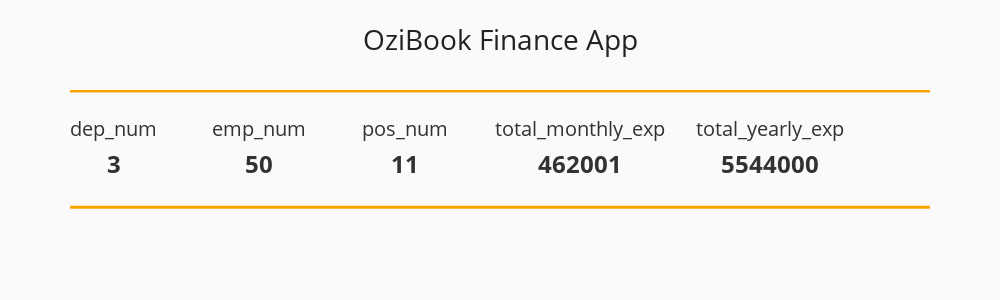

Notebook code for this chart:
### Markdown cell above
# 1

### Code cell
department_num =len(df.groupby('department').size())
employees_num = sum(df['number_of_employees'])
positions_num = len(df.groupby('position').size())
total_monthly_expense = sum(df['total_monthly_salary'])
total_yearly_expense = sum(df['yearly_salary'])

fig0=go.Figure()
fig0.add_trace(go.Scatter(
    x=[0,1,2,3.2,4.5,5.5],
    y=[1.7, 1.7, 1.7, 1.7, 1.7, 1.7],
    mode="text",
    text=["dep_num","emp_num","pos_num", "total_monthly_exp", "total_yearly_exp"],
    textposition="bottom center"
))
fig0.add_trace(go.Scatter(
    x=[0,1,2,3.2,4.5,5.5],
    y=[1.1, 1.1, 1.1, 1.1, 1.1, 1.1],
    mode="text", 
    text=["<span style='font-size:24px'><b>"+ str(department_num) +"</b></span>", 
          "<span style='font-size:24px'><b>"+ str(employees_num) +"</b></span>",
          #"<span style='font-size:24px'><b>"+ str(interns_num ) + "</b></span>",
          "<span style='font-size:24px'><b>"+ str(positions_num ) + "</b></span>",
          "<span style='font-size:24px'><b>"+ str(total_monthly_expense ) + "</b></span>",
          "<span style='font-size:24px'><b>"+ str(total_yearly_expense ) + "</b></span>"],
         # "<span style='font-size:24px'><b>17</b></span>"],
    textposition="bottom center"
))
fig0.add_hline(y=2.2, line_width=5, line_color='orange')
fig0.add_hline(y=0.3, line_width=3, line_color='orange')
fig0.add_trace(go.Scatter(
    x=[2.5],
    y=[-0.2],
    mode="text",
    #text=["<span style='font-size:18px'><b>The date of data is  from " + first_date + " to " + last_date +"</b></span>"],
    textposition="bottom center"
))


fig0.update_yaxes(visible=False)
fig0.update_xaxes(visible=False)
fig0.update_layout(showlegend=False, height=300, width=1000, 
                  title='OziBook Finance App', title_x=0.5, title_y=0.9,
                  xaxis_range=[-0.3,5.6], yaxis_range=[-1.2,2.2],
                  plot_bgcolor='#fafafa', paper_bgcolor='#fafafa',
                  font=dict(size=20, color='#323232'),
                  title_font=dict(size=28, color='#222'),
                  margin=dict(t=90,l=70,b=0,r=70), 
    )

### Figure 1 — Plotly figure (JSON) as saved in the notebook; plotly's stock layout.template omitted (floating-point values rounded to 4 significant figures)
{"data": [{"mode": "text", "text": ["dep_num", "emp_num", "pos_num", "total_monthly_exp", "total_yearly_exp"], "textposition": "bottom center", "type": "scatter", "x": [0, 1, 2, 3.2, 4.5, 5.5], "y": [1.7, 1.7, 1.7, 1.7, 1.7, 1.7]}, {"mode": "text", "text": ["<span style='font-size:24px'><b>3</b></span>", "<span style='font-size:24px'><b>50</b></span>", "<span style='font-size:24px'><b>11</b></span>", "<span style='font-size:24px'><b>462001</b></span>", "<span style='font-size:24px'><b>5544000</b></span>"], "textposition": "bottom center", "type": "scatter", "x": [0, 1, 2, 3.2, 4.5, 5.5], "y": [1.1, 1.1, 1.1, 1.1, 1.1, 1.1]}, {"mode": "text", "textposition": "bottom center", "type": "scatter", "x": [2.5], "y": [-0.2]}], "layout": {"font": {"color": "#323232", "size": 20}, "height": 300, "margin": {"b": 0, "l": 70, "r": 70, "t": 90}, "paper_bgcolor": "#fafafa", "plot_bgcolor": "#fafafa", "shapes": [{"line": {"color": "orange", "width": 5}, "type": "line", "x0": 0, "x1": 1, "xref": "x domain", "y0": 2.2, "y1": 2.2, "yref": "y"}, {"line": {"color": "orange", "width": 3}, "type": "line", "x0": 0, "x1": 1, "xref": "x domain", "y0": 0.3, "y1": 0.3, "yref": "y"}], "showlegend": false, "title": {"font": {"color": "#222", "size": 28}, "text": "OziBook Finance App", "x": 0.5, "y": 0.9}, "width": 1000, "xaxis": {"range": [-0.3, 5.6], "visible": false}, "yaxis": {"range": [-1.2, 2.2], "visible": false}}}
